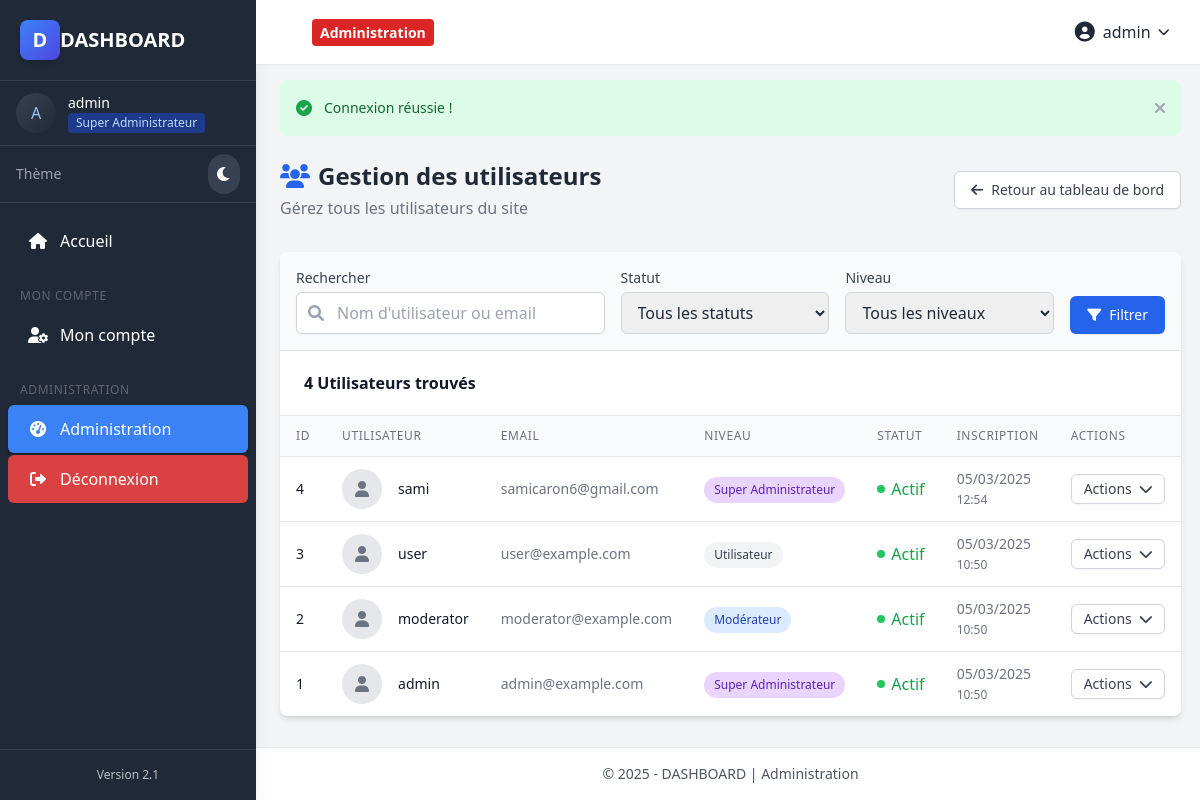
The page /admin/users.php (signed in) on the database its author committed.
### tables this page shows
CREATE TABLE IF NOT EXISTS `users` (
  `id` int NOT NULL AUTO_INCREMENT,
  `username` varchar(30) NOT NULL,
  `email` varchar(100) NOT NULL,
  `password` varchar(255) NOT NULL,
  `user_level` int NOT NULL DEFAULT '1' COMMENT '1=Regular, 2=Moderator, 3=Admin, 4=SuperAdmin',
  `status` varchar(20) NOT NULL DEFAULT 'active' COMMENT 'active, banned, suspended',
  `ban_expires` datetime DEFAULT NULL COMMENT 'Date when temporary ban expires',
  `created_at` datetime NOT NULL,
  `updated_at` datetime DEFAULT CURRENT_TIMESTAMP ON UPDATE CURRENT_TIMESTAMP,
  `last_login` datetime DEFAULT NULL COMMENT 'Last successful login date',
  `email_verified` tinyint(1) NOT NULL DEFAULT '0' COMMENT 'Email verification status',
  `profile_image` varchar(255) DEFAULT NULL COMMENT 'Profile image path',
  PRIMARY KEY (`id`),
  UNIQUE KEY `username` (`username`),
  UNIQUE KEY `email` (`email`)
);

### admin/users.php (the view, shortened to what the rows shown need)
<?php
require_once '../includes/admin-header.php';
$page = isset($_GET['page']) ? (int)$_GET['page'] : 1;
$perPage = 10;
$params = [];
$whereClause = '';
$conn = connectDB();
$offset = ($page - 1) * $perPage;
$usersSql = "SELECT * FROM users $whereClause ORDER BY id DESC LIMIT ? OFFSET ?";
$stmt = $conn->prepare($usersSql);
$bindParams = $params;
$bindParams[] = $perPage;
$bindParams[] = $offset;
if (!empty($bindParams)) {
    $paramTypes = str_repeat('s', count($bindParams) - 2) . 'ii';
    $stmt->bind_param($paramTypes, ...$bindParams);
}
$stmt->execute();
$usersResult = $stmt->get_result();
$users = [];
while ($row = $usersResult->fetch_assoc()) {
    $users[] = $row;
}
?>
<div class="mb-8">
    <div class="flex flex-col md:flex-row md:items-center md:justify-between">
        <div>
            <h1 class="text-2xl font-bold flex items-center text-gray-800">
                <i class="fas fa-users mr-2 text-blue-600"></i> Gestion des utilisateurs
            </h1>
        </div>
    </div>
</div>
<div class="bg-white rounded-lg shadow-md overflow-hidden">
    <div class="overflow-x-auto">
        <table class="min-w-full divide-y divide-gray-200">
            <thead>
                <tr>
                    <th class="px-4 py-3 bg-gray-50 text-left text-xs font-medium text-gray-500 uppercase tracking-wider">ID</th>
                    <th class="px-4 py-3 bg-gray-50 text-left text-xs font-medium text-gray-500 uppercase tracking-wider">Utilisateur</th>
                    <th class="px-4 py-3 bg-gray-50 text-left text-xs font-medium text-gray-500 uppercase tracking-wider">Email</th>
                    <th class="px-4 py-3 bg-gray-50 text-left text-xs font-medium text-gray-500 uppercase tracking-wider">Niveau</th>
                    <th class="px-4 py-3 bg-gray-50 text-left text-xs font-medium text-gray-500 uppercase tracking-wider">Statut</th>
                    <th class="px-4 py-3 bg-gray-50 text-left text-xs font-medium text-gray-500 uppercase tracking-wider">Inscription</th>
                    <th class="px-4 py-3 bg-gray-50 text-left text-xs font-medium text-gray-500 uppercase tracking-wider">Actions</th>
                </tr>
            </thead>
            <tbody class="bg-white divide-y divide-gray-200">
                <?php foreach ($users as $user): ?>
                    <tr class="hover:bg-gray-50">
                        <td class="px-4 py-3 whitespace-nowrap text-sm text-gray-900"><?= $user['id'] ?></td>
                        <td class="px-4 py-3 whitespace-nowrap">
                            <div class="flex items-center">
                                <div class="flex-shrink-0 h-10 w-10 bg-gray-200 rounded-full flex items-center justify-center">
                                    <i class="fas fa-user text-gray-500"></i>
                                </div>
                                <div class="ml-4">
                                    <div class="text-sm font-medium text-gray-900"><?= escapeString($user['username']) ?></div>
                                </div>
                            </div>
                        </td>
                        <td class="px-4 py-3 whitespace-nowrap text-sm text-gray-500"><?= escapeString($user['email']) ?></td>
                        <td class="px-4 py-3 whitespace-nowrap">
                            <span class="user-level user-level-<?= $user['user_level'] ?>">
                                <?= getUserLevelText($user['user_level']) ?>
                            </span>
                        </td>
                        <td class="px-4 py-3 whitespace-nowrap">
                            <?php
                            $statusClass = '';
                            switch ($user['status']) {
                                case USER_STATUS_ACTIVE:
                                    $statusClass = 'status-active';
                                    break;
                            }
                            ?>
                            <span class="<?= $statusClass ?>">
                                <?= getUserStatusText($user['status'], $user['ban_expires'] ?? null) ?>
                            </span>
                        </td>
                        <td class="px-4 py-3 whitespace-nowrap text-sm text-gray-500">
                            <?= date('d/m/Y', strtotime($user['created_at'])) ?>
                            <br>
                            <span class="text-xs"><?= date('H:i', strtotime($user['created_at'])) ?></span>
                        </td>
                        <td class="px-4 py-3 whitespace-nowrap text-sm font-medium">
                            <div class="relative group">
                                <button class="inline-flex items-center px-3 py-1.5 border border-gray-300 shadow-sm text-sm leading-4 font-medium rounded-md text-gray-700 bg-white hover:bg-gray-50 focus:outline-none" type="button">
                                    Actions <i class="fas fa-chevron-down ml-2"></i>
                                </button>
                            </div>
                        </td>
                    </tr>
                <?php endforeach; ?>
            </tbody>
        </table>
    </div>
</div>
<?php require_once '../includes/admin-footer.php'; ?>

### includes/admin-header.php (shortened to what the rows shown need)
<?php
require_once '../includes/functions.php';
require_once '../includes/auth.php';
?>
<!DOCTYPE html>
<html lang="fr">
<head>
    <script src="https://cdn.tailwindcss.com"></script>
    <link rel="stylesheet" href="https://cdnjs.cloudflare.com/ajax/libs/font-awesome/6.0.0/css/all.min.css">
    <link rel="stylesheet" href="https://cdn.datatables.net/1.11.5/css/jquery.dataTables.min.css">
</head>
<body>
    <div class="dashboard-layout">
        <?php include '../includes/sidebar.php'; ?>
        <div class="main-content">
            <header class="top-header">
                <div class="container px-4">
                    <div class="header-content">
                        <div class="user-info">
                            <?php if (isLoggedIn()): ?>
                                <?php $user = getUserById($_SESSION['user_id']); ?>
                                <div class="relative group">
                                    <button class="flex items-center space-x-2 hover:text-blue-600 focus:outline-none" type="button" id="userDropdown">
                                        <i class="fas fa-user-circle text-xl"></i>
                                        <span><?= escapeString($user['username']) ?></span>
                                        <i class="fas fa-chevron-down text-xs"></i>
                                    </button>
                                </div>
                            <?php endif; ?>
                        </div>
                    </div>
                </div>
            </header>
            <div class="container px-6 py-4">

### includes/sidebar.php (shortened to what the rows shown need)
<?php
$loggedUser = isLoggedIn() ? getUserById($_SESSION['user_id']) : null;
?>
<div class="sidebar transition-all duration-300">
    <?php if ($loggedUser): ?>
    <div class="px-4 py-3 border-b border-gray-700">
        <div class="flex items-center space-x-3">
            <div class="flex-shrink-0">
                <?php if (!empty($loggedUser['profile_image'])): ?>
                    <img src="<?= $loggedUser['profile_image'] ?>" alt="Avatar" class="h-10 w-10 rounded-full object-cover border-2 border-blue-400">
                <?php else: ?>
                    <div class="h-10 w-10 rounded-full bg-gradient-to-br from-gray-700 to-gray-800 flex items-center justify-center text-blue-300 font-medium">
                        <?= strtoupper(substr($loggedUser['username'], 0, 1)) ?>
                    </div>
                <?php endif; ?>
            </div>
            <div class="flex-1 min-w-0">
                <p class="text-sm font-medium text-white truncate">
                    <?= escapeString($loggedUser['username']) ?>
                </p>
                <p class="text-xs text-gray-400 truncate">
                    <span class="inline-flex items-center px-2 py-0.5 rounded text-xs font-medium bg-blue-900 text-blue-200">
                        <?= getUserLevelText($loggedUser['user_level']) ?>
                    </span>
                </p>
            </div>
        </div>
    </div>
    <?php endif; ?>
</div>

### rows shown on the page
users: username "A", username "admin", user_level "Super Administrateur", id "1", email "admin@example.com", status+ban_expires "Actif", created_at "05/03/2025", created_at "10:50"
users: id "4", username "sami", email "samicaron6@gmail.com", user_level "Super Administrateur", status+ban_expires "Actif", created_at "05/03/2025", created_at "12:54"
users: id "3", username "user", email "user@example.com", user_level "Utilisateur", status+ban_expires "Actif", created_at "05/03/2025", created_at "10:50"
users: id "2", username "moderator", email "moderator@example.com", user_level "Modérateur", status+ban_expires "Actif", created_at "05/03/2025", created_at "10:50"

### other values the page prints
substr(APP_NAME, 0, 1) "D"
APP_NAME "DASHBOARD"
APP_VERSION "2.1"
$_SESSION['flash_message'] "Connexion réussie !"
$totalUsers "4"
